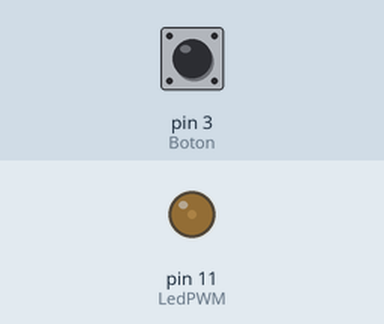
A sketch run on a simulated Arduino Uno, built with avr-gcc and run on an emulated ATmega328P. Shown: output pins drawn as LEDs (lit = HIGH). Inputs (shaded band) come from the test bench; at power-on: pin 3 (Boton) HIGH.

Above: at 1.2 s.
1.3 s: pin 3 (Boton) pulled LOW for 0.15 s
4.4 s: pin 3 (Boton) pulled LOW for 1 s
At 6.4 s:
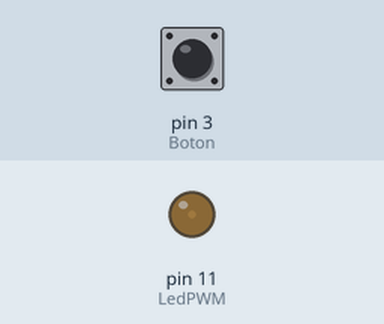
8.4 s: pin 3 (Boton) pulled LOW for 3.2 s
At 8.9 s:
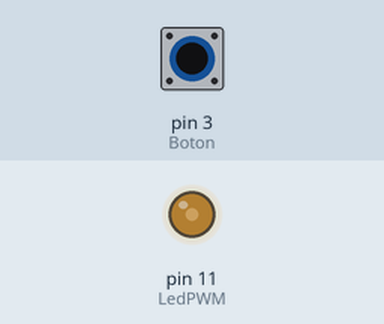
Timing chart, 0 to 19.1 s (numbered marks = the images above; inputs shaded):
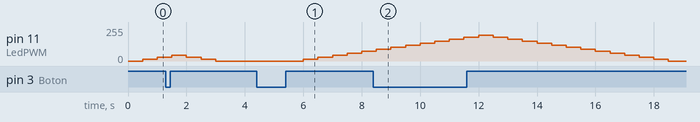

Measured:
- after the input at 4.4 s, pin 11 (LedPWM): moves from 0/255 to 75/255 over 2.0 s, starting after 1.6 s

The sketch:

reto2.ino
```cpp
const int Boton =3;
const int LedPWM = 11;

int Brillo = 0;
const int Crece = 15;
volatile bool estadoBotonAnterior = true; //Cambio de setado subida a bajada y biceversa


void setup(){

  pinMode(Boton,INPUT_PULLUP);
  pinMode(LedPWM,OUTPUT);
  attachInterrupt(digitalPinToInterrupt(Boton), toggleestadoBotonAnterior, RISING);
}

void loop(){

  analogWrite(LedPWM,Brillo);

  if (estadoBotonAnterior) {
    Brillo+=Crece;
    if(Brillo>255)Brillo=255;
  }else{
    Brillo-=Crece;
    if (Brillo <= 0) Brillo = 0;
  }
   delay(500);

}
void toggleestadoBotonAnterior(){
  estadoBotonAnterior = !estadoBotonAnterior;
}
```
